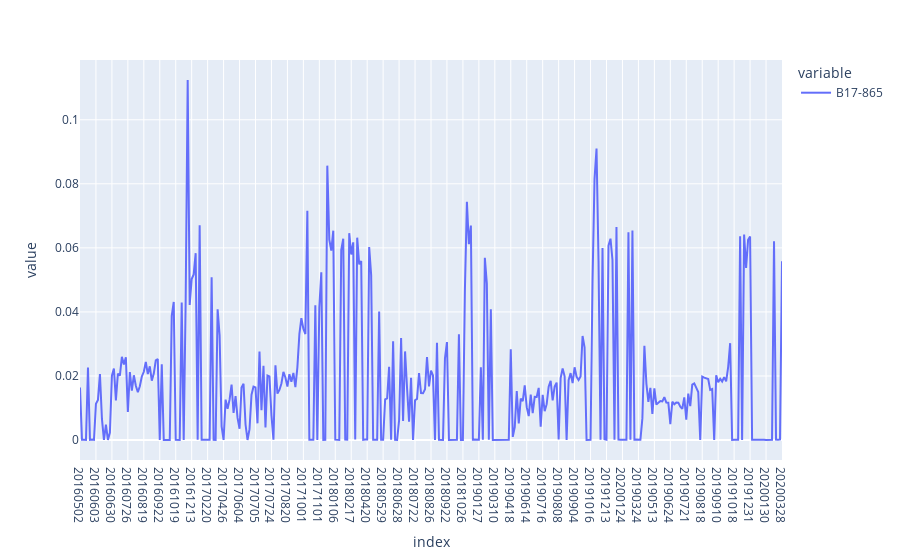

Here is the notebook cell this chart was saved with:
### Code cell
pd.options.mode.chained_assignment = None  # default='warn'

def create_time_series_cluster(radiometries, eps=0.01, min_samples=5):
    df = pd.DataFrame()

    for date, radiometry in radiometries.items():

        # clean some outliars  using the indices
        #calc_nd_index(radiometry, 'B6-560', 'B21-1020', column_name='mndwi')  # Green / SWIR
        #calc_nd_index(radiometry, 'B6-560', 'B17-865', column_name='ndwi')  # Green / IR

        #valid_mndwi = (radiometry['mndwi'] > -0.99) & (radiometry['mndwi'] < 0.99)
        #valid_ndwi = (radiometry['ndwi'] > -0.99) & (radiometry['ndwi'] < 0.99)

        #radiometry = radiometry[valid_mndwi & valid_ndwi]

        if len(radiometry) < min_samples:
            continue 
        
        db_scan(radiometry, ['B17-865', 'B21-1020'], eps=eps, min_samples=min_samples)
        clusters = radiometry.groupby(by='cluster').mean()

        # drop the noise
        clusters.drop(-1, inplace=True, errors='ignore')

        # if there is at least 1 valid cluster
        if len(clusters) > 0:
            df = df.append(clusters[clusters['B21-1020'] == clusters['B21-1020'].min()].iloc[0].rename(date))

    return df

df = create_time_series_cluster(radiometries)
px.line(df, y=['B17-865'], height=600,)

### Figure 1 — Plotly figure (JSON) as saved in the notebook; plotly's stock layout.template omitted (floating-point values rounded to 4 significant figures; data arrays with more than 128 entries replaced by an {"elided": "..."} marker saying what was removed)
{"data": [{"hovertemplate": "variable=B17-865<br>index=%{x}<br>value=%{y}<extra></extra>", "legendgroup": "B17-865", "line": {"color": "#636efa", "dash": "solid"}, "mode": "lines", "name": "B17-865", "orientation": "v", "showlegend": true, "type": "scatter", "x": {"elided": "353 str values"}, "xaxis": "x", "y": {"elided": "353 float values"}, "yaxis": "y"}], "layout": {"autosize": true, "legend": {"title": {"text": "variable"}, "tracegroupgap": 0}, "margin": {"t": 60}, "xaxis": {"anchor": "y", "autorange": true, "domain": [0, 1], "range": [0, 352], "title": {"text": "index"}, "type": "category"}, "yaxis": {"anchor": "x", "autorange": true, "domain": [0, 1], "range": [-0.006232, 0.1187], "title": {"text": "value"}, "type": "linear"}}}
